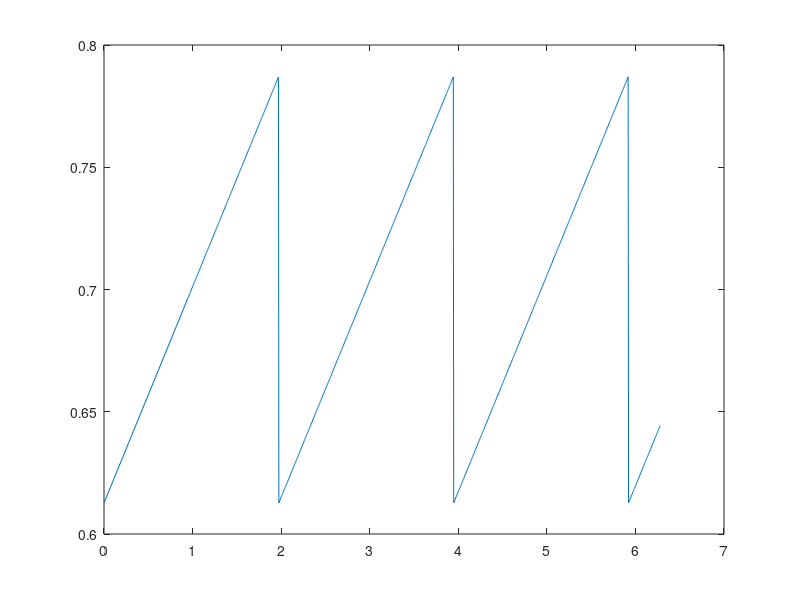
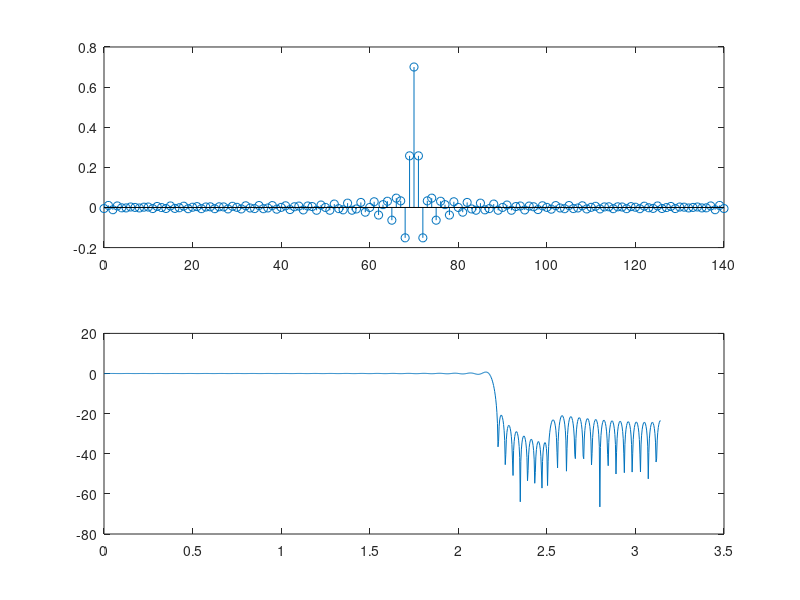
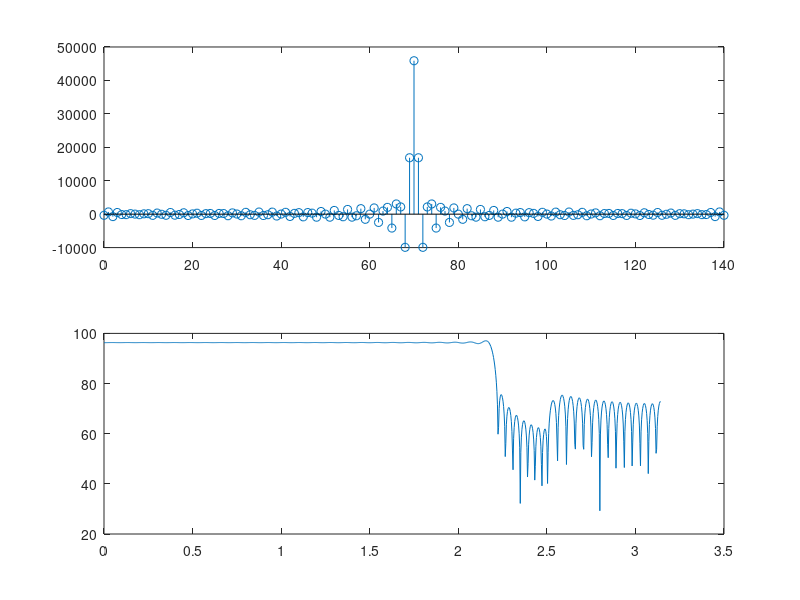

Source code (MATLAB) for these figures, in order: (Note: this script raises an error after producing the figures.)
%% DSP Homework 7
T = 1/20000;
Omegap = 2*pi*7000*T;    Omegas = 2*pi*8000*T; 
Lh = 141; 
K = 10*Lh; 
k = (0:K-1);
Omegak = k*2*pi/K;

OmegaPC = 2*pi*1500*T;   OmegaPR = 2*pi*3000*T;
parablength = Omegak.*(Omegak>=0 & Omegak<=OmegaPR);
% OmegaPC = 2*pi*750*T;   OmegaPR = 2*pi*1500*T;
% parablength = Omegak.*(Omegak>=Omegap & Omegak<=OmegaPR);

sawPer = 1000*2*pi/20000;
xsawPer= Omegak.*(Omegak > OmegaPR);

sinfn = (.7943-.707)*sawtooth(1/sawPer*xsawPer) + .7;
% sinfn = ((xsinPer - OmegaPC).^2).*sawtooth(1/sinPer*xsinPer) + .7943;
plot(xsawPer, sinfn);


figure;
xsauce = [0 OmegaPC OmegaPR]; ysauce = [.7943 .8915 .7943]; psauce = polyfit(xsauce,ysauce,2);
xu=linspace(0,OmegaPR,10);
parabola = [polyval(psauce,parablength)];
plot(parablength, parabola)

% Q = 20.0*(Omegak>=Omegas) + 1.0*(Omegak>=0 & Omegak < 1) + ...
%     10.0*(Omegak>=1 & Omegak < 1.5) + 1*(Omegak>=1.5 & Omegak < Omegap);
Q = 50.0*(Omegak<=Omegas) + 1.0*(Omegak>=Omegap & Omegak < OmegaPR) + ...
    1.0*(Omegak>=OmegaPR & Omegak < 1.5) + 1*(Omegak>=1.5 & Omegak < pi);
Q(fix(K/2)+2:end) = Q(round(K/2):-1:2);

Hd = (1.*(Omegak < Omegap) + 0.*(Omegak > Omegap)).*exp(-1j*k*pi*(Lh-1)/K);
% Hd = (0.*(Omegak<Omegap) + parabola.*(Omegak>=Omegap & Omegak<=OmegaPR) ...
%      + sinfn.*(Omegak >= OmegaPR)).*exp(-1j*k*pi*(Lh-1)/K);
% Hd = (0.*(Omegak>Omegap) + parabola.*(Omegak>=0 & Omegak<=OmegaPR) ...
%      + sinfn.*(Omegak >= OmegaPR & Omegak <= Omegap)).*exp(-1j*k*pi*(Lh-1)/K);
Hd(fix(K/2)+2:end) = conj(Hd(round(K/2):-1:2));
l = (0:Lh-1)'; a = exp(1j*l*Omegak)*Q.'/K; b = exp(1j*l*Omegak)*(Hd.*Q/K).';
a = real(a); b = real(b);
A = toeplitz(a); h = (A\b);
n = (0:Lh-1)'; 
subplot(211); 
stem(n,h);
Omega = linspace(0,pi,1001); 
H = polyval(h,exp(1j*Omega)).*exp(-1j*(Lh-1)*Omega);
subplot(212); 
plot(Omega,20*log10(abs(H)))
deltap = 2*max(abs(abs(H(Omega>=Omegap))-1))
deltas = max(abs(H(Omega<=Omegas)))

figure;
plot(Q);

Morder = length(h);
[hMax,hMaxIndex] = max(h)
% scale = abs((2^(16-1)-50)/h(hMaxIndex-1))
scale = abs((2^15)/(abs(sum(h))));                                      %Q notation
scale = 2.^nextpow2(scale)
hInt = floor(h*(scale));

subplot(211); 
stem(n,hInt);
Omega = linspace(0,pi,1001); 
H = polyval(hInt,exp(1j*Omega)).*exp(-1j*(Lh-1)*Omega);
subplot(212); 
plot(Omega,20*log10(abs(H)))
deltap = 2*max(abs(abs(H(Omega>=Omegap))-1))
deltas = max(abs(H(Omega<=Omegas)))

        fid = fopen('K22_Project_Framework/coef.h','w');
        fprintf(fid,'#define Korder %i \n',uint8(Morder));
        fprintf(fid,'int h[Korder] = { \n');
        for Korder = 1:Morder-1
            fprintf(fid,'%i,\n', hInt(Korder));
        end
        fprintf(fid,'%i }; \n', hInt(Korder));
        fclose(fid);

save('bpg.mat','hInt');
